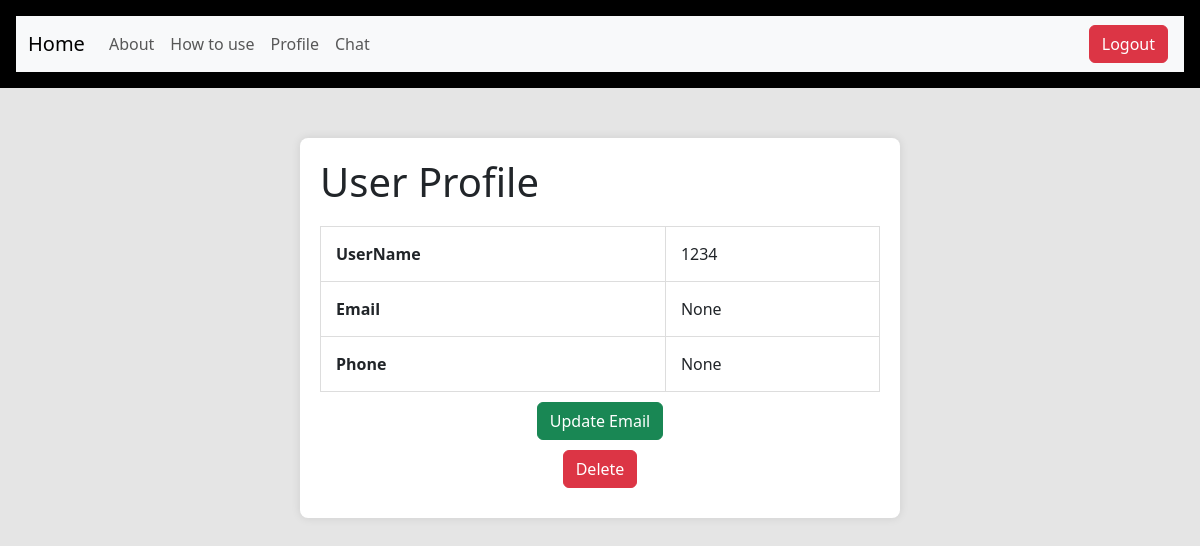
The app's page /profile (signed in) with its own data.
### database.py (models this page shows)
class User(db.Model, UserMixin):
    id = db.Column(db.Integer, primary_key=True)
    username = db.Column(db.String(20), nullable=False, unique=True)
    password = db.Column(db.String(80), nullable=False)
    email = db.Column(db.String(80), nullable=True)
    phoneNumber = db.Column(db.String(15), nullable = True)

### app1.py (the view)
@app.route('/profile')
@login_required  # Ensure the user is logged in to access the profile
def profile():
    return render_template('profile.html', user=current_user)

### app1.py (called while the page is built)
@login_manager.user_loader
def load_user(user_id):
    return User.query.get(int(user_id))

### templates/profile.html (shortened to what this page needs)
<!DOCTYPE html>
<html lang="en">
<head>
    <link href="https://cdn.jsdelivr.net/npm/bootstrap@5.3.2/dist/css/bootstrap.min.css" rel="stylesheet"
>
</head>
<body>
    <div class="p-3 mb-2 bg-black text-white">
        <nav class="navbar navbar-expand-lg bg-body-tertiary">
            <div class="container-fluid">
                <a class="navbar-brand" href="/dashboard">Home</a>
                <div class="collapse navbar-collapse" id="navbarSupportedContent">
                    <ul class="navbar-nav me-auto mb-2 mb-lg-0">
                        <li class="nav-item">
                            <a class="nav-link" href="{{ url_for('about') }}">About</a>
                        </li>
                        <li class="nav-item">
                            <a class="nav-link" href="{{ url_for('use') }}">How to use</a>
                        </li>
                        <li class="nav-item">
                            <a class="nav-link" href="{{ url_for('profile') }}">Profile</a>
                        </li>
                        <li class="nav-item">
                            <a class="nav-link" href="{{ url_for('chat') }}">Chat</a>
                        </li>
                    </ul>
                    <div class="d-flex" role="search">
                        <a href="{{ url_for('logout') }}" class="btn btn-danger mx-1">Logout</a>
                    </div>
                </div>
            </div>
        </div>
    <div class="profile-container">
        <h1>User Profile</h1>
        <table>
            <tr>
                <td><strong>UserName</strong></td>
                <td>{{ user.username }}</td>
            </tr>
            <tr>
                <td><strong>Email</strong></td>
                <td>{{ user.email }}</td>
            </tr>
            <tr>
                <td><strong>Phone</strong></td>
                <td>{{ user.phoneNumber }}</td>
            </tr>
        </table>
        <div class="button-container text-center">        <a href="{{ url_for('update_email_form') }}" class="btn btn-success">Update Email</a>
        </div>
<div class="button-container text-center">        <form method="post" action="{{ url_for('delete_user', username=user.username) }}">
            <button type="submit" class="btn btn-danger">Delete</button>
        </div>
    </div>
</body>
</html>

### templates/profile.html (style rules this page uses)
body { background-color: rgba(0, 0, 0, 0.1); margin: 0; padding: 0; }
.profile-container { max-width: 600px; margin: 50px auto; background-color: white; padding: 20px; border-radius: 8px; box-shadow: 0 0 10px rgba(0, 0, 0, 0.1); }
table { width: 100%; margin-top: 20px; border-collapse: collapse; }
table, th, td { border: 1px solid #ddd; }
th, td { padding: 15px; text-align: left; }
.button-container { margin-top: 10px; margin-bottom: 10px; }

### records on screen
User: username "1234", email "None", phoneNumber "None"
